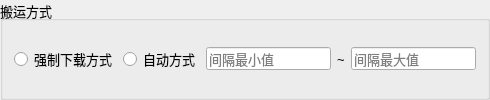
      <widget class="QGroupBox" name="zhuanfa">
       <property name="sizePolicy">
        <sizepolicy hsizetype="Preferred" vsizetype="Fixed">
         <horstretch>0</horstretch>
         <verstretch>0</verstretch>
        </sizepolicy>
       </property>
       <property name="font">
        <font>
         <pointsize>10</pointsize>
        </font>
       </property>
       <property name="title">
        <string>搬运方式</string>
       </property>
       <layout class="QHBoxLayout" name="horizontalLayout_7">
        <item>
         <widget class="QRadioButton" name="radioButton_action_download_comment">
          <property name="font">
           <font>
            <pointsize>10</pointsize>
           </font>
          </property>
          <property name="text">
           <string>强制下载方式</string>
          </property>
         </widget>
        </item>
        <item>
         <widget class="QRadioButton" name="radioButton_action_auto_comment">
          <property name="font">
           <font>
            <pointsize>10</pointsize>
           </font>
          </property>
          <property name="text">
           <string>自动方式</string>
          </property>
         </widget>
        </item>
        <item>
         <layout class="QHBoxLayout" name="horizontalLayout_23">
          <item>
           <widget class="QLineEdit" name="lineEdit_auto_sleep_min_comment">
            <property name="placeholderText">
             <string>间隔最小值</string>
            </property>
           </widget>
          </item>
          <item>
           <widget class="QLabel" name="label_14">
            <property name="text">
             <string>~</string>
            </property>
           </widget>
          </item>
          <item>
           <widget class="QLineEdit" name="lineEdit_auto_sleep_max_comment">
            <property name="placeholderText">
             <string>间隔最大值</string>
            </property>
           </widget>
          </item>
         </layout>
        </item>
       </layout>
      </widget>
